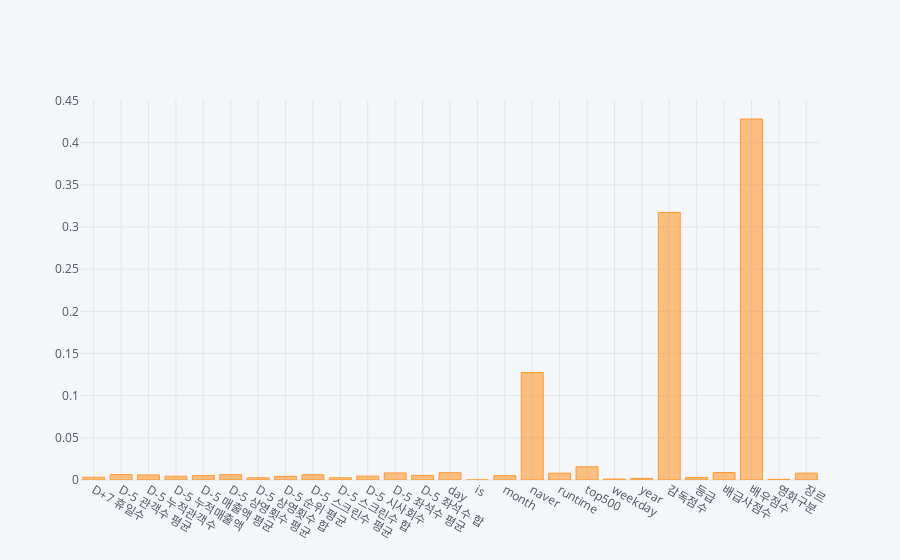

Notebook code cell kept with this figure:
### Code cell
importance = pd.DataFrame(forest.feature_importances_, index = training_set[feature].columns)
(
    importance.assign(header = lambda x: x.index.str.split("_").str[0])
                  .groupby("header")[0]
                  .sum()
                  .iplot(kind="bar")
)

### Figure 1 — Plotly figure (JSON) as saved in the notebook; plotly's stock layout.template omitted (floating-point values rounded to 4 significant figures)
{"data": [{"marker": {"color": "rgba(255, 153, 51, 0.6)", "line": {"color": "rgba(255, 153, 51, 1.0)", "width": 1}}, "name": "0", "orientation": "v", "text": "", "type": "bar", "x": ["D+7 휴일수", "D-5 관객수 평균", "D-5 누적관객수", "D-5 누적매출액", "D-5 매출액 평균", "D-5 상영횟수 평균", "D-5 상영횟수 합", "D-5 순위 평균", "D-5 스크린수 평균", "D-5 스크린수 합", "D-5 시사회수", "D-5 좌석수 평균", "D-5 좌석수 합", "day", "is", "month", "naver", "runtime", "top500", "weekday", "year", "감독점수", "등급", "배급사점수", "배우점수", "영화구분", "장르"], "y": [0.00322, 0.006421, 0.005973, 0.004524, 0.005212, 0.006322, 0.002596, 0.004295, 0.006263, 0.002612, 0.004582, 0.008367, 0.005443, 0.008639, 0, 0.005231, 0.1274, 0.008084, 0.01567, 0.001116, 0.00193, 0.3172, 0.003033, 0.008856, 0.428, 0.0007604, 0.008172]}], "layout": {"legend": {"bgcolor": "#F5F6F9", "font": {"color": "#4D5663"}}, "paper_bgcolor": "#F5F6F9", "plot_bgcolor": "#F5F6F9", "titlefont": {"color": "#4D5663"}, "xaxis1": {"gridcolor": "#E1E5ED", "showgrid": true, "tickfont": {"color": "#4D5663"}, "title": "", "titlefont": {"color": "#4D5663"}, "zerolinecolor": "#E1E5ED"}, "yaxis1": {"gridcolor": "#E1E5ED", "showgrid": true, "tickfont": {"color": "#4D5663"}, "title": "", "titlefont": {"color": "#4D5663"}, "zerolinecolor": "#E1E5ED"}}}
